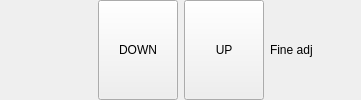
      <widget class="caFrame" name="Fine_adj">
       <property name="visibility">
        <enum>caFrame::StaticV</enum>
       </property>
       <property name="visibilityMode">
        <enum>caFrame::All</enum>
       </property>
       <property name="visibilityCalc">
        <string notr="true">A=1</string>
       </property>
       <property name="channel" stdset="0">
        <string notr="true"/>
       </property>
       <layout class="QHBoxLayout" name="horizontalLayout_2" stretch="0">
        <property name="spacing">
         <number>0</number>
        </property>
        <property name="leftMargin">
         <number>6</number>
        </property>
        <property name="topMargin">
         <number>0</number>
        </property>
        <property name="rightMargin">
         <number>0</number>
        </property>
        <property name="bottomMargin">
         <number>0</number>
        </property>
        <item>
         <widget class="caFrame" name="Fine_adjustment">
          <property name="visibility">
           <enum>caFrame::Calc</enum>
          </property>
          <property name="visibilityCalc">
           <string notr="true">A=1</string>
          </property>
          <property name="channel" stdset="0">
           <string notr="true">$(P)$(CRL):sysType_RBV_long</string>
          </property>
          <layout class="QHBoxLayout" name="horizontalLayout" stretch="2,1,1,2">
           <property name="spacing">
            <number>6</number>
           </property>
           <property name="margin">
            <number>0</number>
           </property>
           <item>
            <spacer name="horizontalSpacer_3">
             <property name="orientation">
              <enum>Qt::Horizontal</enum>
             </property>
             <property name="sizeHint" stdset="0">
              <size>
               <width>140</width>
               <height>20</height>
              </size>
             </property>
            </spacer>
           </item>
           <item>
            <widget class="caMessageButton" name="camessagebutton_4">
             <property name="sizePolicy">
              <sizepolicy hsizetype="Preferred" vsizetype="Preferred">
               <horstretch>0</horstretch>
               <verstretch>0</verstretch>
              </sizepolicy>
             </property>
             <property name="text">
              <string>DOWN</string>
             </property>
             <property name="channel" stdset="0">
              <string notr="true">$(P)$(CRL):fine:fSize_twk_dn.PROC</string>
             </property>
             <property name="background">
              <color>
               <red>115</red>
               <green>223</green>
               <blue>255</blue>
              </color>
             </property>
             <property name="pressMessage">
              <string notr="true">1</string>
             </property>
            </widget>
           </item>
           <item>
            <widget class="caMessageButton" name="camessagebutton_5">
             <property name="sizePolicy">
              <sizepolicy hsizetype="Preferred" vsizetype="Preferred">
               <horstretch>0</horstretch>
               <verstretch>0</verstretch>
              </sizepolicy>
             </property>
             <property name="text">
              <string> UP </string>
             </property>
             <property name="channel" stdset="0">
              <string notr="true">$(P)$(CRL):fine:fSize_twk_up.PROC</string>
             </property>
             <property name="background">
              <color>
               <red>115</red>
               <green>223</green>
               <blue>255</blue>
              </color>
             </property>
             <property name="pressMessage">
              <string notr="true">1</string>
             </property>
            </widget>
           </item>
           <item>
            <widget class="caLabel" name="calabel_31">
             <property name="text">
              <string>Fine adj</string>
             </property>
             <property name="scaledContents">
              <bool>true</bool>
             </property>
             <property name="alignment">
              <set>Qt::AlignLeading|Qt::AlignLeft|Qt::AlignVCenter</set>
             </property>
             <property name="fontScaleMode">
              <enum>ESimpleLabel::WidthAndHeight</enum>
             </property>
             <property name="visibility">
              <enum>caLabel::StaticV</enum>
             </property>
             <property name="visibilityCalc">
              <string notr="true"/>
             </property>
             <property name="channel" stdset="0">
              <string notr="true"/>
             </property>
            </widget>
           </item>
          </layout>
         </widget>
        </item>
       </layout>
      </widget>
